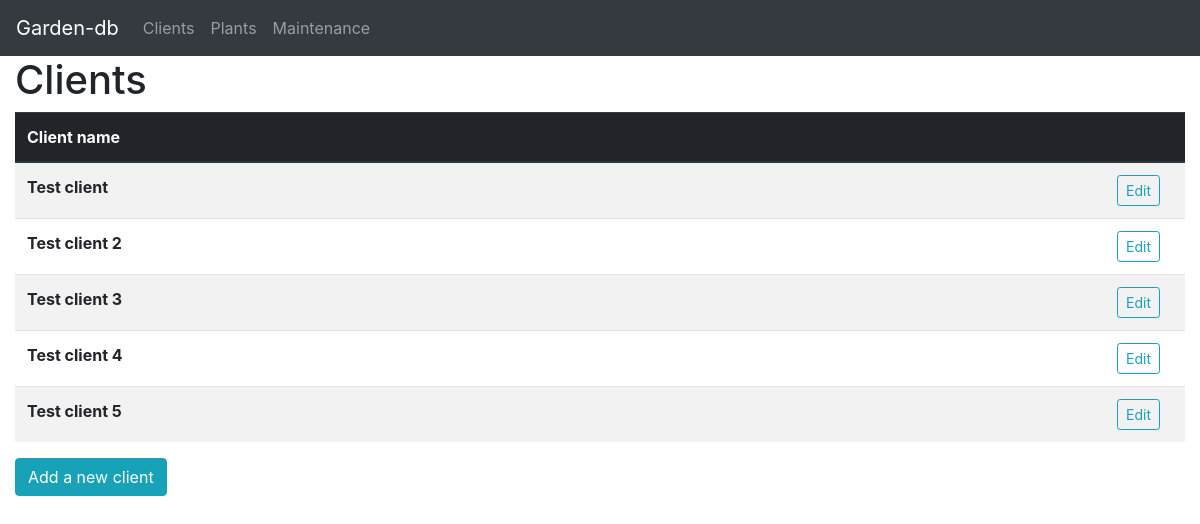
The app's page /clients with its own data.
### tables this page shows
CREATE TABLE clients (cid INTEGER PRIMARY KEY, name TEXT NOT NULL);

### app.py (the view)
@app.route("/clients", methods=["GET", "POST"])
def clients():
    if request.method == "POST":
        if "delete" in request.form:
            dbc.drop_client(request.form["id"])
        else:
            client = dbc.Client(request.form["name"])
            dbc.insert_client(client)
    return render_template("clients.html", data=dbc.load_sql_client_data())

### dbc/__init__.py (called while the page is built)
def select_clients(cid=None):
    with DBConnection() as c:
        if cid is not None:
            c.execute("SELECT * FROM clients WHERE cid=?", (cid,))
        else:
            c.execute("SELECT * FROM clients")
        return c.cur.fetchall()

def load_sql_client_data(cid=None):
    return [Client(row[1], row[0]) for row in select_clients(cid)]

    def __exit__(self, *args):
        self.con.commit()
        self.con.close()
        self.con = None
        self.cur = None

    def execute(self, *args):
        self.cur.execute(*args)

### templates/clients.html (shortened to what this page needs)
{% extends "page.html" %}
{% set title = "Clients" %}
{% set pagetype = "client" %}
{% block thead %}
<th scope="col">Client name</th>
<th scope="col" style="width: 80px"></th>
{% endblock %}
{% block tbody %}
{% for client in data %}
<tr>
    <th scope="row">{{ client.name }}</th>
    <td><button type="button" class="btn btn-outline-info btn-sm" data-toggle="modal"
                id="edit-client-{{ client.id }}" data-target="#popup-div-edit-{{ client.id }}">Edit</button></td>
</tr>
{% endfor %}
{% endblock %}

### records on screen
clients: name "Test client"
clients: name "Test client 2"
clients: name "Test client 3"
clients: name "Test client 4"
clients: name "Test client 5"

### other values on screen
{{ title }} "Clients"
{{ pagetype }} "client"
